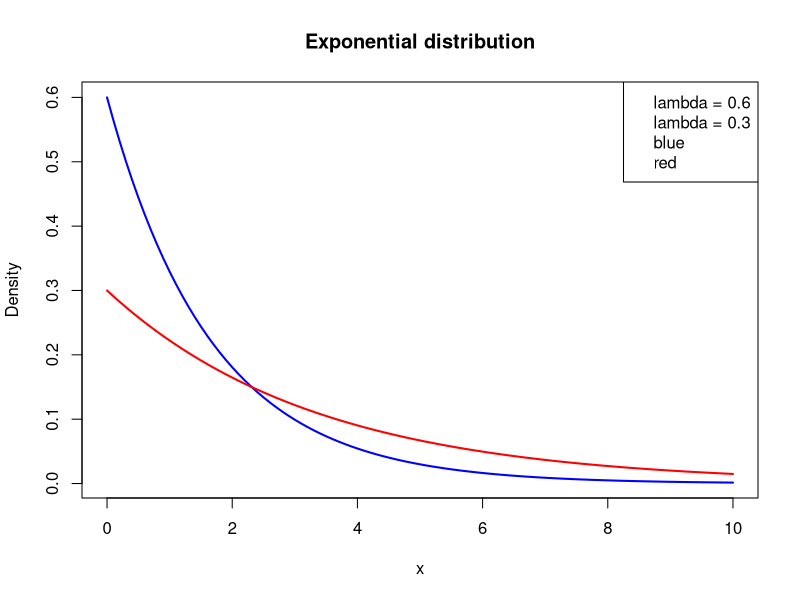

Write the R code that produced this figure.
## ---- chunk 1
knitr::opts_chunk$set(echo = TRUE)
## ---- chunk 2
a <- c(1:10)
print(a)
## ---- chunk 3
curve(dexp(x, rate=0.6), from=0, to=10, col="blue", lwd=2, main="Exponential distribution", xlab="x", ylab="Density")
curve(dexp(x, rate=0.3), from=0, to=10, col="red", lwd=2, add=TRUE)
legend("topright", legend=c("lambda = 0.6", "lambda = 0.3", col=c("blue", "red")))
